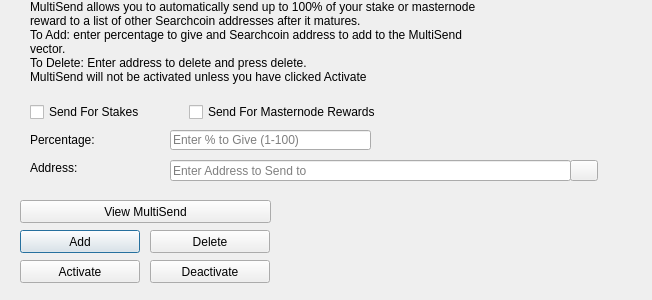
<?xml version="1.0" encoding="UTF-8"?>
<ui version="4.0">
 <class>MultiSendDialog</class>
 <widget class="QDialog" name="MultiSendDialog">
  <property name="windowModality">
   <enum>Qt::NonModal</enum>
  </property>
  <property name="geometry">
   <rect>
    <x>0</x>
    <y>0</y>
    <width>652</width>
    <height>300</height>
   </rect>
  </property>
  <property name="windowTitle">
   <string>MultiSend</string>
  </property>
  <widget class="QLineEdit" name="multiSendPercentEdit">
   <property name="geometry">
    <rect>
     <x>170</x>
     <y>130</y>
     <width>201</width>
     <height>20</height>
    </rect>
   </property>
   <property name="toolTip">
    <string>Enter whole numbers 1 - 100</string>
   </property>
   <property name="placeholderText">
    <string>Enter % to Give (1-100)</string>
   </property>
  </widget>
  <widget class="QLineEdit" name="multiSendAddressEdit">
   <property name="geometry">
    <rect>
     <x>170</x>
     <y>160</y>
     <width>401</width>
     <height>21</height>
    </rect>
   </property>
   <property name="toolTip">
    <string/>
   </property>
   <property name="placeholderText">
    <string>Enter Address to Send to</string>
   </property>
  </widget>
  <widget class="QLabel" name="label_2">
   <property name="geometry">
    <rect>
     <x>30</x>
     <y>0</y>
     <width>451</width>
     <height>121</height>
    </rect>
   </property>
   <property name="lineWidth">
    <number>1</number>
   </property>
   <property name="text">
    <string>MultiSend allows you to automatically send up to 100% of your stake or masternode reward to a list of other Searchcoin addresses after it matures.
To Add: enter percentage to give and Searchcoin address to add to the MultiSend vector.
To Delete: Enter address to delete and press delete.
MultiSend will not be activated unless you have clicked Activate</string>
   </property>
   <property name="alignment">
    <set>Qt::AlignLeading|Qt::AlignLeft|Qt::AlignTop</set>
   </property>
   <property name="wordWrap">
    <bool>true</bool>
   </property>
  </widget>
  <widget class="QLabel" name="message">
   <property name="geometry">
    <rect>
     <x>290</x>
     <y>200</y>
     <width>351</width>
     <height>91</height>
    </rect>
   </property>
   <property name="text">
    <string/>
   </property>
  </widget>
  <widget class="QPushButton" name="addButton">
   <property name="geometry">
    <rect>
     <x>20</x>
     <y>230</y>
     <width>120</width>
     <height>23</height>
    </rect>
   </property>
   <property name="toolTip">
    <string/>
   </property>
   <property name="statusTip">
    <string>Add to MultiSend Vector</string>
   </property>
   <property name="text">
    <string>Add</string>
   </property>
  </widget>
  <widget class="QPushButton" name="disableButton">
   <property name="geometry">
    <rect>
     <x>150</x>
     <y>260</y>
     <width>120</width>
     <height>23</height>
    </rect>
   </property>
   <property name="statusTip">
    <string>Deactivate MultiSend</string>
   </property>
   <property name="text">
    <string>Deactivate</string>
   </property>
  </widget>
  <widget class="QPushButton" name="addressBookButton">
   <property name="geometry">
    <rect>
     <x>570</x>
     <y>160</y>
     <width>28</width>
     <height>21</height>
    </rect>
   </property>
   <property name="toolTip">
    <string>Choose an address from the address book</string>
   </property>
   <property name="text">
    <string/>
   </property>
   <property name="icon">
    <iconset resource="../searchcoin.qrc">
     <normaloff>:/icons/address-book</normaloff>:/icons/address-book</iconset>
   </property>
   <property name="shortcut">
    <string>Alt+A</string>
   </property>
   <property name="autoDefault">
    <bool>false</bool>
   </property>
  </widget>
  <widget class="QLabel" name="label">
   <property name="geometry">
    <rect>
     <x>30</x>
     <y>130</y>
     <width>121</width>
     <height>20</height>
    </rect>
   </property>
   <property name="toolTip">
    <string>Percentage of stake to send</string>
   </property>
   <property name="text">
    <string>Percentage:</string>
   </property>
  </widget>
  <widget class="QLabel" name="label_5">
   <property name="geometry">
    <rect>
     <x>30</x>
     <y>160</y>
     <width>111</width>
     <height>16</height>
    </rect>
   </property>
   <property name="toolTip">
    <string>Address to send portion of stake to</string>
   </property>
   <property name="text">
    <string>Address:</string>
   </property>
  </widget>
  <widget class="QPushButton" name="deleteButton">
   <property name="geometry">
    <rect>
     <x>150</x>
     <y>230</y>
     <width>120</width>
     <height>23</height>
    </rect>
   </property>
   <property name="toolTip">
    <string/>
   </property>
   <property name="statusTip">
    <string>Delete Address From MultiSend Vector</string>
   </property>
   <property name="text">
    <string>Delete</string>
   </property>
  </widget>
  <widget class="QPushButton" name="activateButton">
   <property name="geometry">
    <rect>
     <x>20</x>
     <y>260</y>
     <width>120</width>
     <height>23</height>
    </rect>
   </property>
   <property name="statusTip">
    <string>Activate MultiSend</string>
   </property>
   <property name="text">
    <string>Activate</string>
   </property>
  </widget>
  <widget class="QPushButton" name="viewButton">
   <property name="geometry">
    <rect>
     <x>20</x>
     <y>200</y>
     <width>251</width>
     <height>23</height>
    </rect>
   </property>
   <property name="toolTip">
    <string/>
   </property>
   <property name="statusTip">
    <string>View MultiSend Vector</string>
   </property>
   <property name="text">
    <string>View MultiSend</string>
   </property>
  </widget>
  <widget class="QWidget" name="horizontalLayoutWidget">
   <property name="geometry">
    <rect>
     <x>30</x>
     <y>100</y>
     <width>351</width>
     <height>24</height>
    </rect>
   </property>
   <layout class="QHBoxLayout" name="horizontalLayout">
    <item>
     <widget class="QCheckBox" name="multiSendStakeCheckBox">
      <property name="text">
       <string>Send For Stakes</string>
      </property>
     </widget>
    </item>
    <item>
     <widget class="QCheckBox" name="multiSendMasternodeCheckBox">
      <property name="text">
       <string>Send For Masternode Rewards</string>
      </property>
     </widget>
    </item>
   </layout>
  </widget>
 </widget>
 <resources>
  <include location="../searchcoin.qrc"/>
 </resources>
 <connections/>
</ui>
